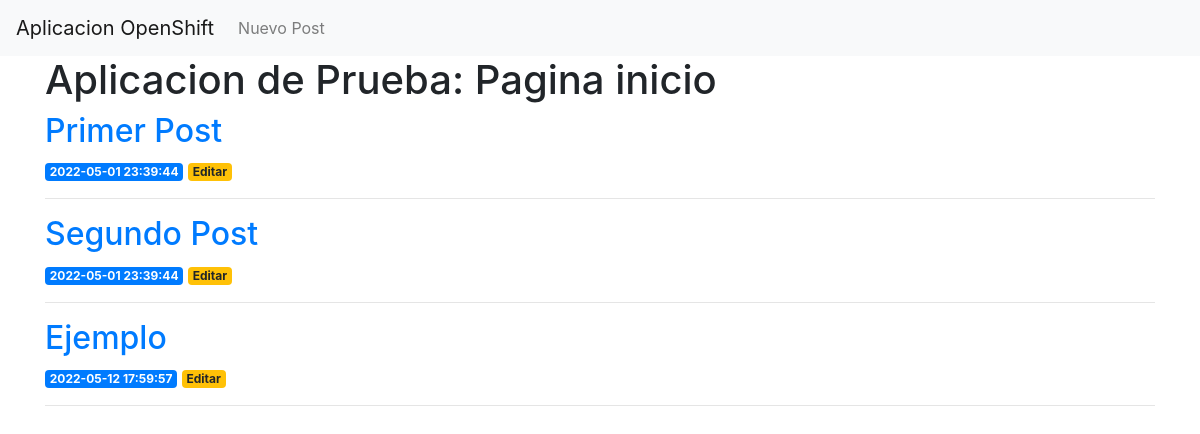
Before: / with the older database file.
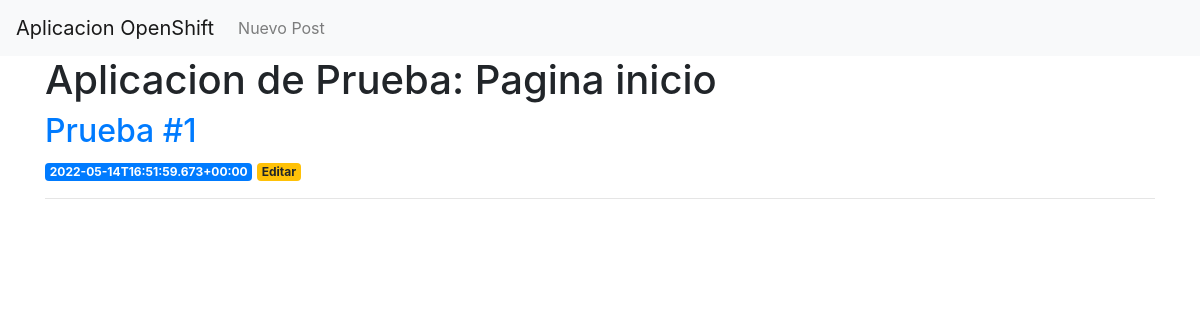
After: the same page with the newer database file.
### tables this page shows
CREATE TABLE posts (
    id INTEGER PRIMARY KEY AUTOINCREMENT,
    created TIMESTAMP NOT NULL DEFAULT CURRENT_TIMESTAMP,
    title TEXT NOT NULL,
    content TEXT NOT NULL
);

### src/app.py (the view)
@app.route('/')
def index():
    conn = get_db_connection()
    posts = conn.execute('SELECT * FROM posts').fetchall()
    conn.close()
    return render_template('index.html', posts=posts)

### src/app.py (called while the page is built)
def get_db_connection():
    conn = sqlite3.connect('database.db')
    conn.row_factory = sqlite3.Row
    return conn

### src/templates/index.html
{% extends 'base.html' %}
{% block content %}
    <h1>{% block title %} Aplicacion de Prueba: Pagina inicio {% endblock %}</h1>
    {% for post in posts %}
        <a href="{{ url_for('post', post_id=post['id']) }}">
            <h2>{{ post['title'] }}</h2>
        </a>
        <span class="badge badge-primary">{{ post['created'] }}</span>
        <a href="{{ url_for('edit', id=post['id']) }}">
            <span class="badge badge-warning">Editar</span>
        </a>
        <hr>
    {% endfor %}
{% endblock %}

### src/templates/base.html (shortened to what this page needs)
<!doctype html>
<html lang="en">
  <head>
    <link rel="stylesheet" href="https://stackpath.bootstrapcdn.com/bootstrap/4.3.1/css/bootstrap.min.css">
  </head>
  <body>
    <nav class="navbar navbar-expand-md navbar-light bg-light">
        <a class="navbar-brand" href="{{ url_for('index')}}">Aplicacion OpenShift</a>
        <div class="collapse navbar-collapse" id="navbarNav">
            <ul class="navbar-nav">
            <li class="nav-item">
              <a class="nav-link" href="{{url_for('create')}}">Nuevo Post</a>
            </li>
            </ul>
        </div>
    </nav>
    <div class="container">
        {% block content %} {% endblock %}
    </div>
  </body>
</html>

Changed rows visible on the page:
removed posts: title "Primer Post", created "2022-05-01 23:39:44"
removed posts: title "Segundo Post", created "2022-05-01 23:39:44"
removed posts: title "Ejemplo", created "2022-05-12 17:59:57"
added posts: title "Prueba #1", created "2022-05-14T16:51:59.673+00:00"
